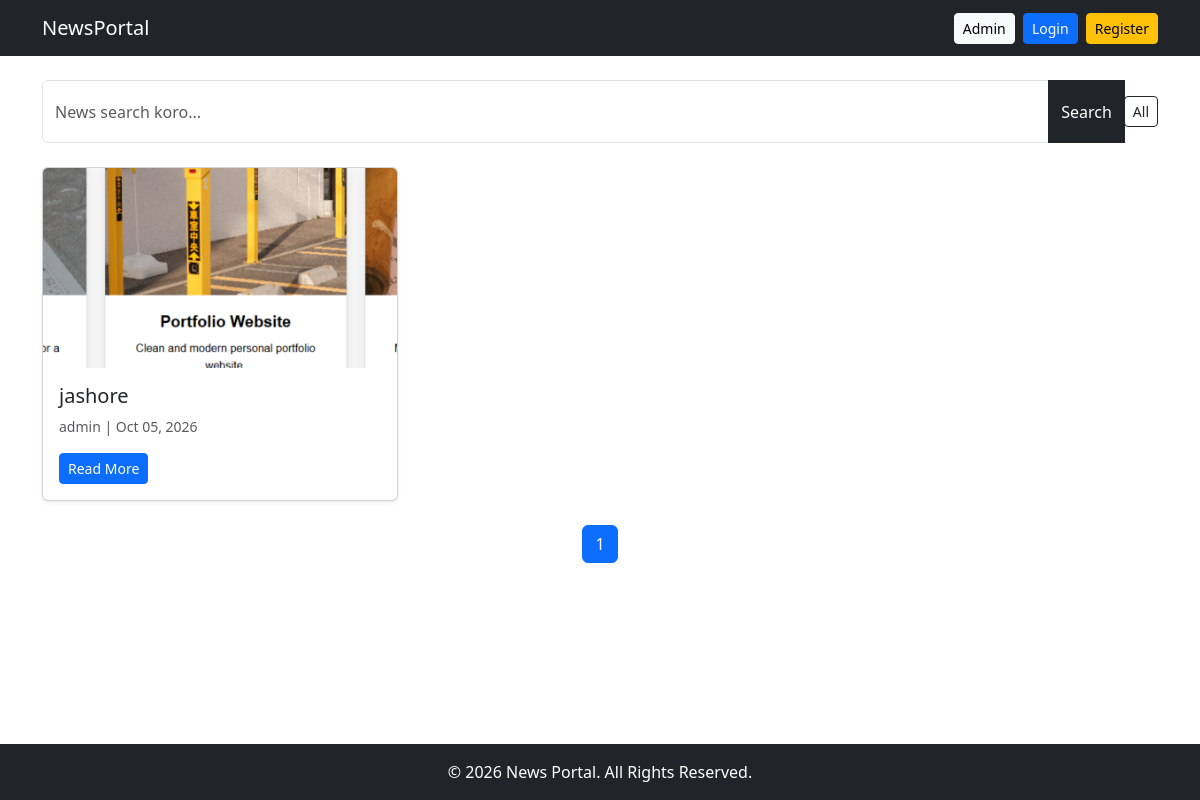
Before: / with the older database file.
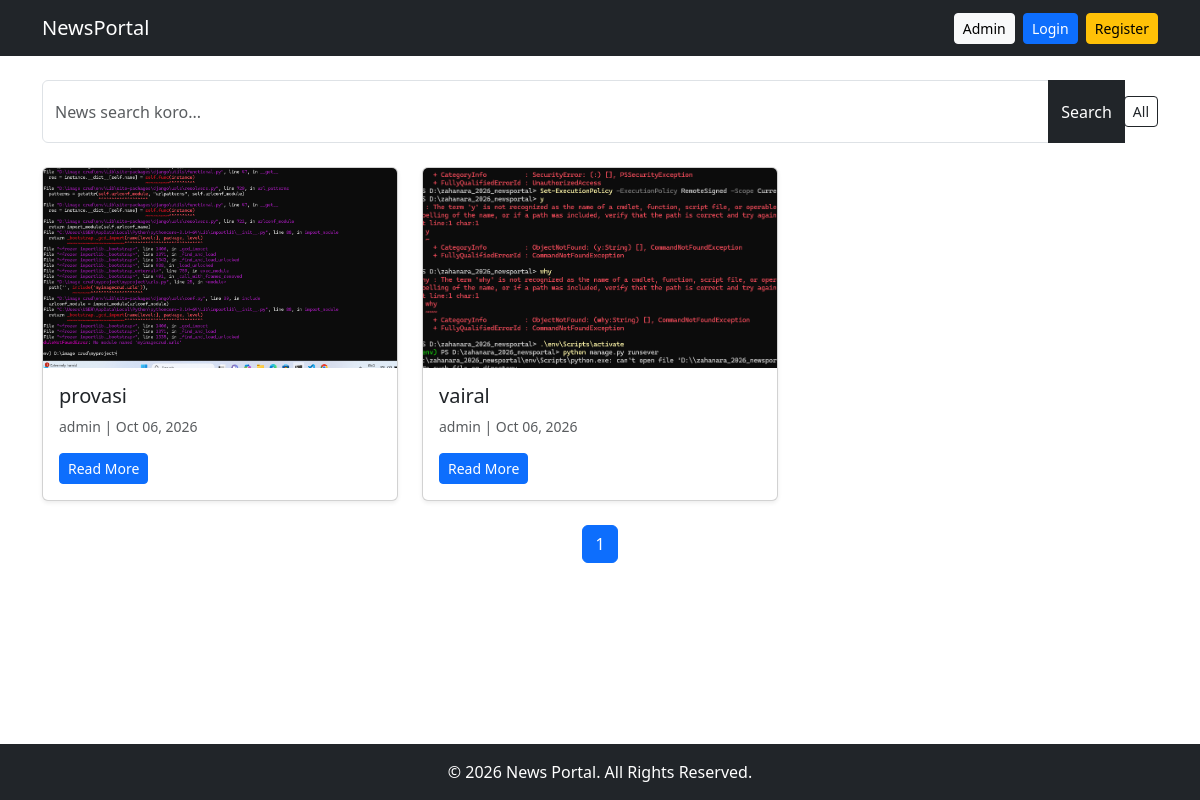
After: the same page with the newer database file.
### newsApp/models.py (models this page shows, shortened)
class News(models.Model):
    title = models.CharField(max_length=200)
    content = models.TextField()
    thumbnail = models.ImageField(upload_to='news_thumbnails/')
    published_date = models.DateTimeField(auto_now_add=True)
    author = models.ForeignKey(User, on_delete=models.CASCADE)
    class Meta:
        ordering = ['-published_date']
        verbose_name_plural = "News"

### newsApp/views.py (the view)
# urls.py: path('', views.home, name='home'),
def home(request):
    query = request.GET.get('q', '')
    cat_id = request.GET.get('category')
    news_list = News.objects.all().order_by('-published_date')
    categories = Category.objects.all()
    if query:
        news_list = news_list.filter(
            Q(title__icontains=query) | Q(content__icontains=query)
        )
    if cat_id:
        news_list = news_list.filter(category__id=cat_id)
    paginator = Paginator(news_list, 6)
    page_obj = paginator.get_page(request.GET.get('page'))
    return render(request, 'home.html', {
        'page_obj': page_obj,
        'query': query,
        'categories': categories
    })

### templates/home.html (shortened to what this page needs)
{% extends 'master/base.html' %}
{% block content %}
<form method="get" class="mb-4">
  <div class="input-group">
    <input type="text" name="q" value="{{ query }}" class="form-control" placeholder="News search koro...">
    <button class="btn btn-dark" type="submit">Search</button>
    <div class="my-3">
      <a href="{% url 'home' %}" class="btn btn-sm btn-outline-dark">All</a>
    </div>
  </div>
</form>
<div class="row">
  {% for news in page_obj %}
  <div class="col-md-4 mb-4">
    <div class="card h-100 shadow-sm">
      {% if news.thumbnail %}
      <img src="{{ news.thumbnail.url }}" class="card-img-top" style="height:200px; object-fit:cover;">
      {% endif %}
      <div class="card-body">
        <h5>{{ news.title }}</h5>
        <p class="text-muted small">{{ news.author }} | {{ news.published_date|date:"M d, Y" }}</p>
        <a href="{% url 'news_detail' news.pk %}" class="btn btn-primary btn-sm">Read More</a>
      </div>
    </div>
  </div>
  {% endfor %}
</div>
<nav>
  <ul class="pagination justify-content-center">
    {% for num in page_obj.paginator.page_range %}
    <li class="page-item {% if page_obj.number == num %}active{% endif %}"><a class="page-link"
        href="?page={{ num }}{% if query %}&q={{ query }}{% endif %}">{{ num }}</a></li>
    {% endfor %}
  </ul>
</nav>
{% endblock %}

### templates/master/base.html (shortened to what this page needs)
<!DOCTYPE html>
<html>
<head>
    <link href="https://cdn.jsdelivr.net/npm/bootstrap@5.3.0/dist/css/bootstrap.min.css" rel="stylesheet">
</head>
<body class="d-flex flex-column min-vh-100">
    {% include 'master/nav.html' %}
    <div class="container mt-4 flex-grow-1">
      {% block content %}{% endblock %}
    </div>
    {% include 'master/footer.html' %}
</body>
</html>

### templates/master/nav.html
<nav class="navbar navbar-dark bg-dark navbar-expand-lg">
  <div class="container">
    <a class="navbar-brand" href="{% url 'home' %}">NewsPortal</a>
    <div class="ms-auto">
      <a href="/admin/" class="btn btn-sm btn-light">Admin</a>
      {% if user.is_authenticated %}
        <a href="{% url 'news_create' %}" class="btn btn-sm btn-success ms-1">Create</a>
        <span class="text-white mx-2">{{ user.username }}</span>
        <form action="{% url 'logout' %}" method="post" class="d-inline">
            {% csrf_token %}
            <button type="submit" class="btn btn-sm btn-danger">Logout</button>
        </form>
      {% else %}
        <a href="{% url 'login' %}" class="btn btn-sm btn-primary ms-1">Login</a>
        <a href="{% url 'register' %}" class="btn btn-sm btn-warning ms-1">Register</a>
      {% endif %}
    </div>
  </div>
</nav>

### templates/master/footer.html
<footer class="bg-dark text-white text-center py-3 mt-5">
    <p class="mb-0">&copy; 2026 News Portal. All Rights Reserved.</p>
</footer>

Changed rows visible on the page:
removed News: thumbnail (picture), title "jashore", author "admin", published_date "Oct 05, 2026"
added News: thumbnail (picture), title "provasi", author "admin", published_date "Oct 06, 2026"
added News: thumbnail (picture), title "vairal", author "admin", published_date "Oct 06, 2026"
